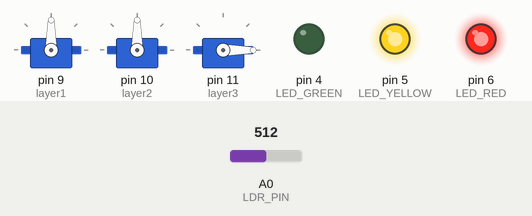
Bench run of a sketch on a simulated Arduino Uno, built with avr-gcc and run on an emulated ATmega328P. Shown: 3 × servo, output pins drawn as LEDs (lit = HIGH). The inputs (shaded band) are chosen by the test bench; at power-on: A0 (LDR_PIN) = 512. What the sketch prints to the serial monitor is not drawn.

Above: at 1.2 s.
1.3 s: A0 (LDR_PIN) set to 660
3.1 s: A0 (LDR_PIN) set to 686
At 4.1 s:
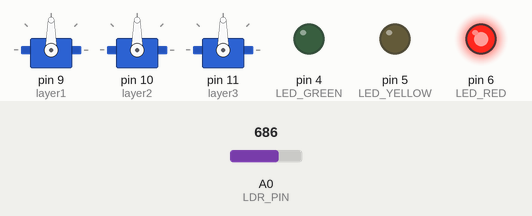
4.7 s: A0 (LDR_PIN) set to 1010
6.2 s: A0 (LDR_PIN) set to 1023
At 7.4 s:
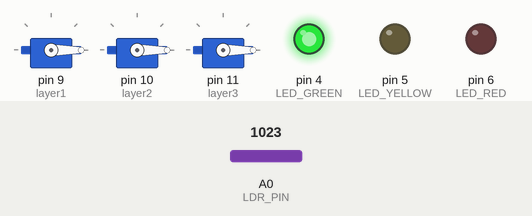
8.3 s: A0 (LDR_PIN) set to 306
At 9.1 s:
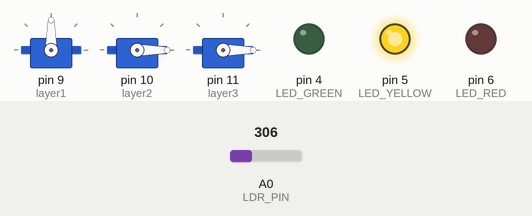
10.1 s: A0 (LDR_PIN) set to 268
At 10.7 s:
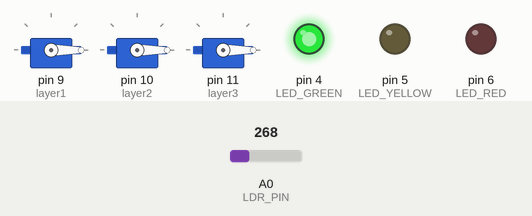
Timing chart, 0 to 12.9 s (numbered marks = the images above; inputs shaded):
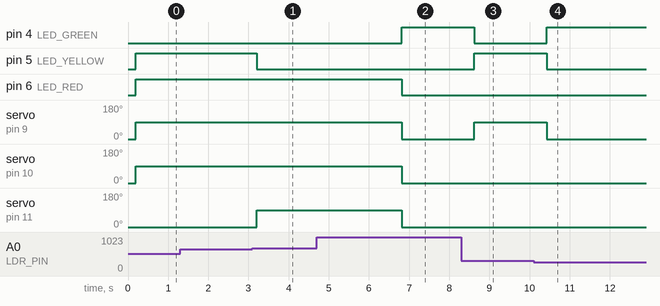

Measured:
- the behaviour switches between 677 and 678 on A0 (LDR_PIN) (found by bisection; images 0 and 1)
- the behaviour switches between 1022 and 1023 on A0 (LDR_PIN) (found by bisection; images 1 and 2)
- the behaviour switches between 277 and 276 on A0 (LDR_PIN) (found by bisection; images 3 and 4)
- after the input at 1.3 s, every drawn part: stays the same
- after the input at 3.1 s, pin 5 (LED_YELLOW): HIGH → LOW after 0.10 s; servo on pin 11 (layer3): 0° → 90° after 0.10 s
- after the input at 4.7 s, every drawn part: stays the same
- after the input at 6.2 s, pin 4 (LED_GREEN): LOW → HIGH after 0.62 s; pin 6 (LED_RED): HIGH → LOW after 0.62 s; servo on pin 9 (layer1), servo on pin 10 (layer2), servo on pin 11 (layer3): 90° → 0° after 0.62 s
- after the input at 8.3 s, pin 4 (LED_GREEN): HIGH → LOW after 0.33 s; pin 5 (LED_YELLOW): LOW → HIGH after 0.33 s; servo on pin 9 (layer1): 0° → 90° after 0.33 s
- after the input at 10.1 s, pin 4 (LED_GREEN): LOW → HIGH after 0.33 s; pin 5 (LED_YELLOW): HIGH → LOW after 0.33 s; servo on pin 9 (layer1): 90° → 0° after 0.33 s

The sketch:

arduino.ino
```cpp
// ============================================================
//  نظام التظليل الذكي للنبات - Fuzzy Logic Control
//  Arduino Uno + LDR Sensor + 3 Servo Motors (Shading Layers)
// ============================================================
//
//  الدوائر الكهربائية / Wiring:
//  - LDR: بين A0 و GND مع مقاومة 10kΩ إلى 5V
//  - Servo 1 (طبقة 1): Pin 9
//  - Servo 2 (طبقة 2): Pin 10
//  - Servo 3 (طبقة 3): Pin 11
//  - LED أخضر (نبات آمن): Pin 4
//  - LED أصفر (تحذير): Pin 5
//  - LED أحمر (خطر): Pin 6
// ============================================================

#include <Servo.h>

// --- تعريف الأجهزة ---
Servo layer1, layer2, layer3;

const int LDR_PIN   = A0;
const int LED_GREEN = 4;
const int LED_YELLOW= 5;
const int LED_RED   = 6;

// زوايا المحرك
const int OPEN   = 0;    // طبقة مفتوحة (لا تظليل)
const int CLOSED = 90;   // طبقة مغلقة (تظليل كامل)

// --- متغيرات الحالة ---
float lightRaw    = 0;
float lightNorm   = 0;   // 0.0 إلى 1.0
float shadingOut  = 0;   // 0.0 إلى 3.0 (عدد الطبقات الفعّالة)

// ============================================================
//  دوال عضوية Fuzzy - Membership Functions
// ============================================================

// مثلث: trapezoid membership
float trapMF(float x, float a, float b, float c, float d) {
  if (x <= a || x >= d) return 0.0;
  if (x >= b && x <= c) return 1.0;
  if (x < b)  return (x - a) / (b - a);
  return (d - x) / (d - c);
}

float triMF(float x, float a, float b, float c) {
  if (x <= a || x >= c) return 0.0;
  if (x <= b) return (x - a) / (b - a);
  return (c - x) / (c - b);
}

// --- مجموعات Fuzzy للإدخال (شدة الضوء 0→1) ---
float veryLow (float x) { return trapMF(x, 0.0, 0.0,  0.15, 0.30); }
float low     (float x) { return triMF (x, 0.15, 0.30, 0.50); }
float medium  (float x) { return triMF (x, 0.35, 0.50, 0.70); }
float high    (float x) { return triMF (x, 0.55, 0.70, 0.85); }
float veryHigh(float x) { return trapMF(x, 0.75, 0.85, 1.0,  1.0); }

// ============================================================
//  محرك Fuzzy Inference (Mamdani - Centroid defuzz)
// ============================================================
float fuzzyInference(float light) {
  // درجات الانتماء
  float mVL = veryLow (light);
  float mL  = low     (light);
  float mM  = medium  (light);
  float mH  = high    (light);
  float mVH = veryHigh(light);

  // القواعد → إخراج مرجّح
  // الإخراج: 0=لا تظليل, 1=طبقة1, 2=طبقتان, 3=ثلاث طبقات
  // نستخدم centroid بسيط على نقاط مركز
  float num = mVL * 0.0
            + mL  * 1.0
            + mM  * 2.0
            + mH  * 2.5
            + mVH * 3.0;

  float den = mVL + mL + mM + mH + mVH;

  if (den < 0.001) return 0.0;
  return num / den;
}

// ============================================================
//  تطبيق قرار الطبقات
// ============================================================
void applyShading(float shade) {
  // shade: 0.0 → 3.0

  if (shade < 0.8) {
    // لا تظليل
    layer1.write(OPEN); layer2.write(OPEN); layer3.write(OPEN);
    digitalWrite(LED_GREEN, HIGH);
    digitalWrite(LED_YELLOW, LOW);
    digitalWrite(LED_RED, LOW);
  }
  else if (shade < 1.6) {
    // طبقة واحدة
    layer1.write(CLOSED); layer2.write(OPEN); layer3.write(OPEN);
    digitalWrite(LED_GREEN, LOW);
    digitalWrite(LED_YELLOW, HIGH);
    digitalWrite(LED_RED, LOW);
  }
  else if (shade < 2.4) {
    // طبقتان
    layer1.write(CLOSED); layer2.write(CLOSED); layer3.write(OPEN);
    digitalWrite(LED_GREEN, LOW);
    digitalWrite(LED_YELLOW, HIGH);
    digitalWrite(LED_RED, HIGH);
  }
  else {
    // ثلاث طبقات
    layer1.write(CLOSED); layer2.write(CLOSED); layer3.write(CLOSED);
    digitalWrite(LED_GREEN, LOW);
    digitalWrite(LED_YELLOW, LOW);
    digitalWrite(LED_RED, HIGH);
  }
}

// ============================================================
//  Setup
// ============================================================
void setup() {
  Serial.begin(9600);

  layer1.attach(9);
  layer2.attach(10);
  layer3.attach(11);

  pinMode(LED_GREEN,  OUTPUT);
  pinMode(LED_YELLOW, OUTPUT);
  pinMode(LED_RED,    OUTPUT);

  // موضع أولي: مفتوح كلياً
  layer1.write(OPEN);
  layer2.write(OPEN);
  layer3.write(OPEN);

  Serial.println(F("=== نظام التظليل الذكي - Fuzzy Plant Shading ==="));
  Serial.println(F("Raw_ADC | Light(%) | Fuzzy_Out | Layers"));
  Serial.println(F("--------|----------|-----------|-------"));
}

// ============================================================
//  Loop
// ============================================================
void loop() {
  // قراءة متوسط 10 قراءات لتقليل الضجيج
  long sum = 0;
  for (int i = 0; i < 10; i++) {
    sum += analogRead(LDR_PIN);
    delay(10);
  }
  lightRaw  = sum / 10.0;

  // تطبيع: LDR في الضوء الساطع → قيمة عالية
  lightNorm = lightRaw / 1023.0;

  // Fuzzy inference
  shadingOut = fuzzyInference(lightNorm);

  // تطبيق التظليل
  applyShading(shadingOut);

  // طباعة للـ Serial Monitor
  int layers = (shadingOut < 0.8) ? 0
             : (shadingOut < 1.6) ? 1
             : (shadingOut < 2.4) ? 2 : 3;

  Serial.print((int)lightRaw);
  Serial.print(F("\t| "));
  Serial.print(lightNorm * 100.0, 1);
  Serial.print(F("%\t| "));
  Serial.print(shadingOut, 2);
  Serial.print(F("\t   | "));
  Serial.println(layers);

  delay(500);
}
```
